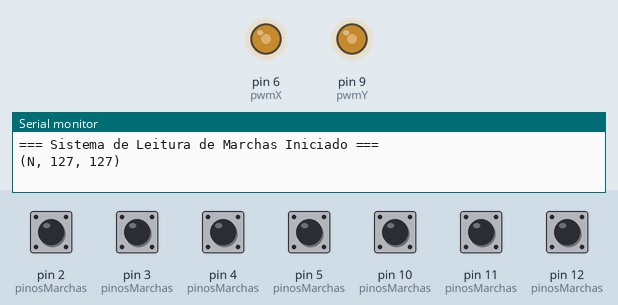
Simulated run of this sketch. Board: Arduino Uno, built with avr-gcc and run on an emulated ATmega328P. Shown: output pins drawn as LEDs (lit = HIGH), the last lines printed to the serial monitor. The test bench sets the inputs (shaded band); at power-on: pin 2 (pinosMarchas), pin 3 (pinosMarchas), pin 4 (pinosMarchas), pin 5 (pinosMarchas), pin 10 (pinosMarchas), pin 11 (pinosMarchas), pin 12 (pinosMarchas) HIGH.

Above: at 1.2 s.
1.3 s: pin 2 (pinosMarchas) pulled LOW for 0.15 s
At 1.4 s:
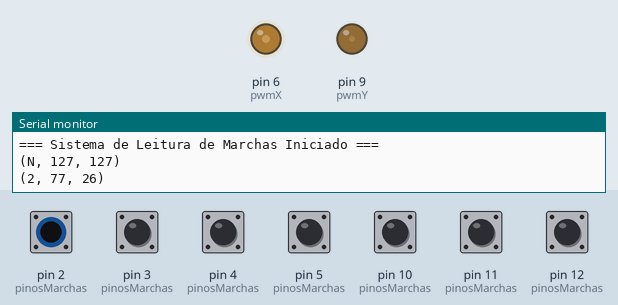
3.0 s: pin 5 (pinosMarchas) pulled LOW for 0.15 s
At 3.11 s:
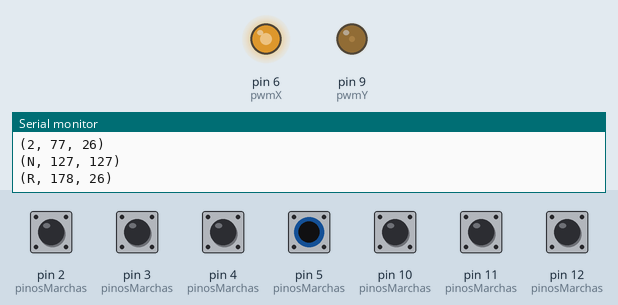
4.7 s: pin 10 (pinosMarchas) pulled LOW for 0.15 s
At 4.82 s:
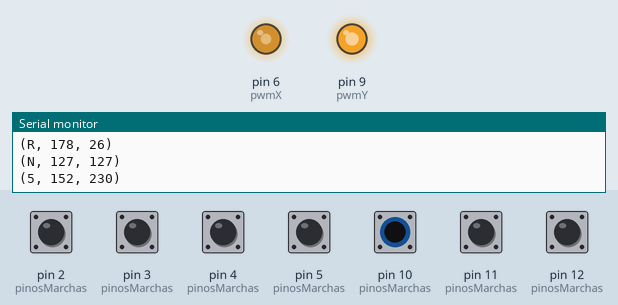
6.4 s: pin 11 (pinosMarchas) pulled LOW for 0.15 s
At 6.53 s:
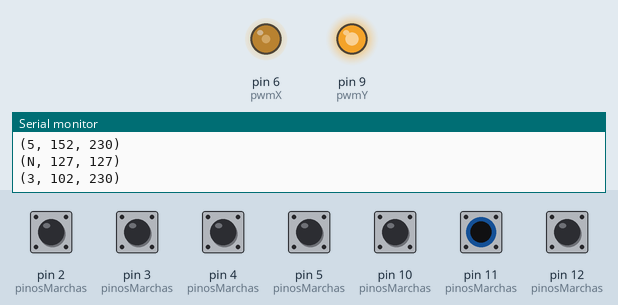
8.1 s: pin 3 (pinosMarchas) pulled LOW for 0.15 s
At 9.4 s:
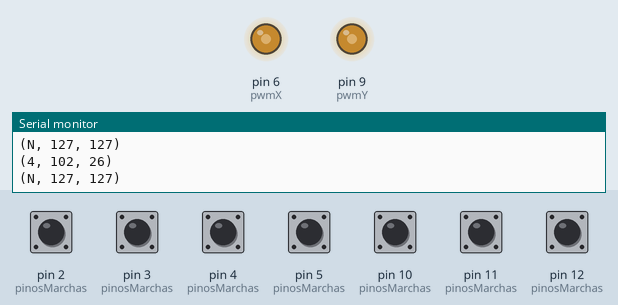
9.8 s: pin 4 (pinosMarchas) pulled LOW for 0.15 s
At 10.8 s:
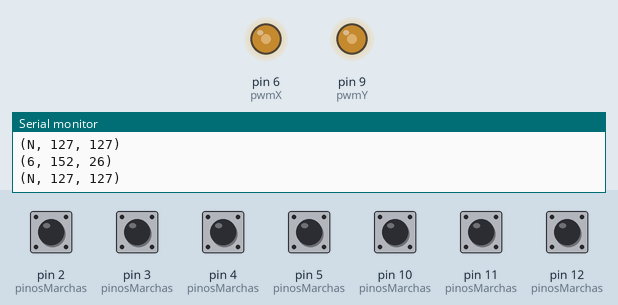
Timing chart, 0 to 12.4 s (numbered marks = the images above; inputs shaded):
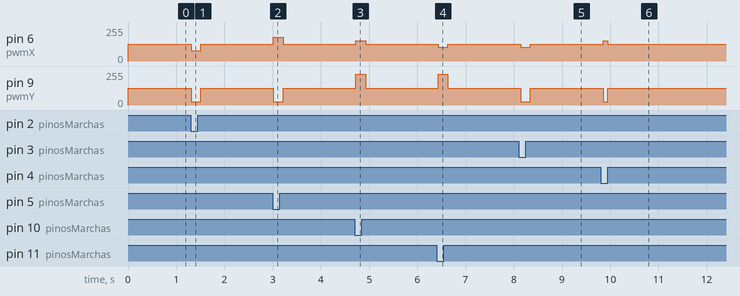

Measured:
- after the input at 1.3 s, pin 6 (pwmX): 127/255 → 77/255 at once, → 127/255 0.20 s later; pin 9 (pwmY): 127/255 → 26/255 at once, → 127/255 0.20 s later
- after the input at 3.0 s, pin 6 (pwmX): 127/255 → 178/255 at once, → 127/255 0.20 s later; pin 9 (pwmY): 127/255 → 26/255 at once, → 127/255 0.20 s later
- after the input at 4.7 s, pin 6 (pwmX): 127/255 → 152/255 at once, → 127/255 0.20 s later; pin 9 (pwmY): 127/255 → 230/255 at once, → 127/255 0.20 s later
- after the input at 6.4 s, pin 6 (pwmX): 127/255 → 102/255 at once, → 127/255 0.20 s later; pin 9 (pwmY): 127/255 → 230/255 at once, → 127/255 0.20 s later
- after the input at 8.1 s, pin 6 (pwmX): 127/255 → 102/255 at once, → 127/255 0.20 s later; pin 9 (pwmY): 127/255 → 26/255 at once, → 127/255 0.20 s later
- after the input at 9.8 s, pin 6 (pwmX): 127/255 → 152/255 after 0.05 s, → 127/255 0.10 s later; pin 9 (pwmY): 127/255 → 26/255 after 0.05 s, → 127/255 0.10 s later

The sketch:

cambio.ino
```cpp
// Marchas - parte de cima e baixo do câmbio
const int g1st = 12;
const int g3rd = 11;
const int g5th = 10;
const int g2nd = 2;
const int g4th = 3;
const int g6th = 4;
const int gre  = 5;

const int pwmY = 9;  // eixo Y
const int pwmX = 6;  // eixo X

// Valores PWM
const int upgear   = 230; // ~90%
const int downgear = 26;  // ~10%
const int neutral  = 127; // ~50%

// Eixo X
const int left1    = 77;  // esquerda 1
const int left2    = 102; // esquerda 2
const int right1   = 152; // direita 1
const int right2   = 178; // direita 2
const int xNeutral = 127; // neutro

// Array de pinos
const int pinosMarchas[] = {g1st, g2nd, g3rd, g4th, g5th, g6th, gre};

// Mapas diretos de PWM (índice = marcha, 0 = neutro)
const int mapaPWMY[8] = {neutral, upgear, downgear, upgear, downgear, upgear, downgear, downgear};
const int mapaPWMX[8] = {xNeutral, left1, left1, left2, left2, right1, right1, right2};

int marchaAtualY = -1;
int marchaAtualX = -1;

// Função genérica para retornar a marcha ativa
int getMarchaAtiva(const int pinos[], int tamanho) {
  for (int i = 0; i < tamanho; i++) {
    if (!digitalRead(pinos[i])) return i + 1; // +1 para numerar 1..7
  }
  return 0; // neutro
}

void setup() {
  Serial.begin(9600);

  for (int i = 0; i < 7; i++) pinMode(pinosMarchas[i], INPUT_PULLUP);

  pinMode(pwmY, OUTPUT);
  pinMode(pwmX, OUTPUT);

  Serial.println("=== Sistema de Leitura de Marchas Iniciado ===");
}

void loop() {
  int marchaY = getMarchaAtiva(pinosMarchas, 7);
  int marchaX = marchaY; // usamos a mesma leitura para ambos os eixos

  int pwmYValue = mapaPWMY[marchaY];
  int pwmXValue = mapaPWMX[marchaX];

  analogWrite(pwmY, pwmYValue);
  analogWrite(pwmX, pwmXValue);

  // --- Debug compacto ---
  static String lastPrint = "";
  String marchaStr = (marchaY == 0 ? "N" : (marchaY == 7 ? "R" : String(marchaY)));
  String printLine = "(" + marchaStr + ", " + String(pwmXValue) + ", " + String(pwmYValue) + ")";

  if (printLine != lastPrint) {
    Serial.println(printLine);
    lastPrint = printLine;
  }

  delay(100);
}
```
